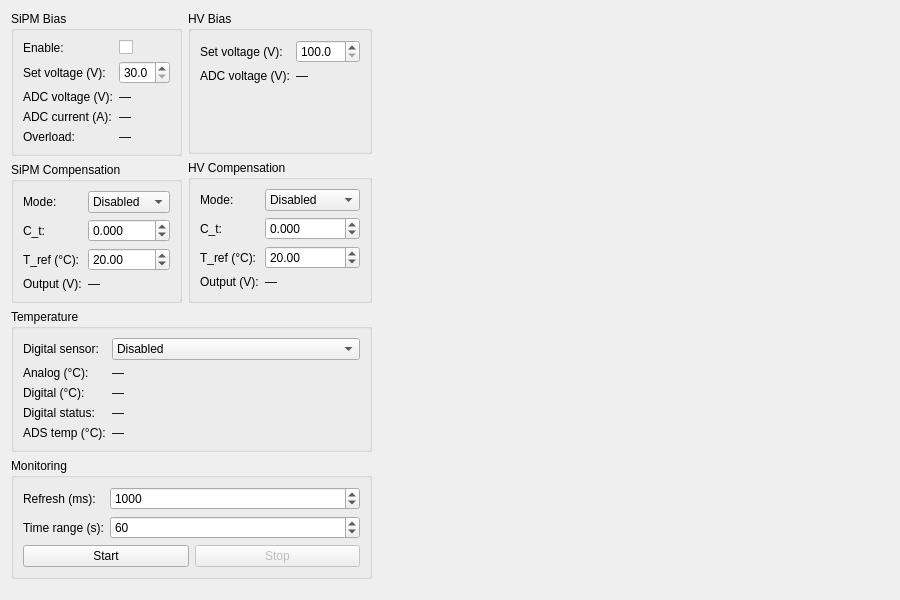
<?xml version="1.0" encoding="UTF-8"?>
<ui version="4.0">
 <class>PSUView</class>
 <widget class="QWidget" name="PSUView">
  <property name="geometry">
   <rect><x>0</x><y>0</y><width>900</width><height>600</height></rect>
  </property>
  <property name="windowTitle">
   <string>Power Supply</string>
  </property>
  <layout class="QHBoxLayout" name="horizontalLayout" stretch="0,1">
   <property name="spacing"><number>6</number></property>

   <!-- ── Left: controls ─────────────────────────────────────── -->
   <item>
    <layout class="QVBoxLayout" name="controlLayout">

     <!-- ── Row of two columns: SiPM | HV ──────────────────── -->
     <item>
      <layout class="QHBoxLayout" name="columnsLayout">
       <property name="spacing"><number>6</number></property>

       <!-- ── SiPM column ──────────────────────────────────── -->
       <item>
        <layout class="QVBoxLayout" name="columnLeft">
         <item>
          <widget class="QGroupBox" name="groupSipm">
           <property name="title"><string>SiPM Bias</string></property>
           <layout class="QFormLayout" name="formSipm">
            <item row="0" column="0">
             <widget class="QLabel" name="labelSipmEnable">
              <property name="text"><string>Enable:</string></property>
             </widget>
            </item>
            <item row="0" column="1">
             <widget class="QCheckBox" name="cbSipmEnable">
              <property name="text"><string/></property>
             </widget>
            </item>
            <item row="1" column="0">
             <widget class="QLabel" name="labelSipmVoltageSet">
              <property name="text"><string>Set voltage (V):</string></property>
             </widget>
            </item>
            <item row="1" column="1">
             <widget class="QDoubleSpinBox" name="spinSipmVoltage">
              <property name="minimum"><double>30.000000000000000</double></property>
              <property name="maximum"><double>70.000000000000000</double></property>
              <property name="singleStep"><double>0.100000000000000</double></property>
              <property name="decimals"><number>1</number></property>
              <property name="value"><double>30.000000000000000</double></property>
             </widget>
            </item>
            <item row="2" column="0">
             <widget class="QLabel" name="labelSipmVoltageKey">
              <property name="text"><string>ADC voltage (V):</string></property>
             </widget>
            </item>
            <item row="2" column="1">
             <widget class="QLabel" name="lblSipmVoltage">
              <property name="text"><string>—</string></property>
             </widget>
            </item>
            <item row="3" column="0">
             <widget class="QLabel" name="labelSipmCurrentKey">
              <property name="text"><string>ADC current (A):</string></property>
             </widget>
            </item>
            <item row="3" column="1">
             <widget class="QLabel" name="lblSipmCurrent">
              <property name="text"><string>—</string></property>
             </widget>
            </item>
            <item row="4" column="0">
             <widget class="QLabel" name="labelSipmOverloadKey">
              <property name="text"><string>Overload:</string></property>
             </widget>
            </item>
            <item row="4" column="1">
             <widget class="QLabel" name="lblSipmOverload">
              <property name="text"><string>—</string></property>
             </widget>
            </item>
           </layout>
          </widget>
         </item>
         <item>
          <widget class="QGroupBox" name="groupSipmCompens">
           <property name="title"><string>SiPM Compensation</string></property>
           <layout class="QFormLayout" name="formSipmCompens">
            <item row="0" column="0">
             <widget class="QLabel" name="labelSipmCompensMode">
              <property name="text"><string>Mode:</string></property>
             </widget>
            </item>
            <item row="0" column="1">
             <widget class="QComboBox" name="comboSipmCompensMode">
              <item><property name="text"><string>Disabled</string></property></item>
              <item><property name="text"><string>Digital</string></property></item>
              <item><property name="text"><string>Analog</string></property></item>
              <item><property name="text"><string>Mode 3</string></property></item>
             </widget>
            </item>
            <item row="1" column="0">
             <widget class="QLabel" name="labelSipmCompensCt">
              <property name="text"><string>C_t:</string></property>
             </widget>
            </item>
            <item row="1" column="1">
             <widget class="QDoubleSpinBox" name="spinSipmCompensCt">
              <property name="minimum"><double>-0.100000000000000</double></property>
              <property name="maximum"><double>0.100000000000000</double></property>
              <property name="singleStep"><double>0.010000000000000</double></property>
              <property name="decimals"><number>3</number></property>
              <property name="value"><double>0.000000000000000</double></property>
             </widget>
            </item>
            <item row="2" column="0">
             <widget class="QLabel" name="labelSipmCompensTref">
              <property name="text"><string>T_ref (°C):</string></property>
             </widget>
            </item>
            <item row="2" column="1">
             <widget class="QDoubleSpinBox" name="spinSipmCompensTref">
              <property name="minimum"><double>0.000000000000000</double></property>
              <property name="maximum"><double>100.000000000000000</double></property>
              <property name="singleStep"><double>0.010000000000000</double></property>
              <property name="decimals"><number>2</number></property>
              <property name="value"><double>20.000000000000000</double></property>
             </widget>
            </item>
            <item row="3" column="0">
             <widget class="QLabel" name="labelSipmCompensOutputKey">
              <property name="text"><string>Output (V):</string></property>
             </widget>
            </item>
            <item row="3" column="1">
             <widget class="QLabel" name="lblSipmCompensOutput">
              <property name="text"><string>—</string></property>
             </widget>
            </item>
           </layout>
          </widget>
         </item>
        </layout>
       </item>

       <!-- ── HV column ────────────────────────────────────── -->
       <item>
        <layout class="QVBoxLayout" name="columnRight">
         <item>
          <widget class="QGroupBox" name="groupHv">
           <property name="title"><string>HV Bias</string></property>
           <layout class="QFormLayout" name="formHv">
            <item row="0" column="0">
             <widget class="QLabel" name="labelHvVoltageSet">
              <property name="text"><string>Set voltage (V):</string></property>
             </widget>
            </item>
            <item row="0" column="1">
             <widget class="QDoubleSpinBox" name="spinHvVoltage">
              <property name="minimum"><double>100.000000000000000</double></property>
              <property name="maximum"><double>1250.000000000000000</double></property>
              <property name="singleStep"><double>0.100000000000000</double></property>
              <property name="decimals"><number>1</number></property>
              <property name="value"><double>100.000000000000000</double></property>
             </widget>
            </item>
            <item row="1" column="0">
             <widget class="QLabel" name="labelHvVoltageKey">
              <property name="text"><string>ADC voltage (V):</string></property>
             </widget>
            </item>
            <item row="1" column="1">
             <widget class="QLabel" name="lblHvVoltage">
              <property name="text"><string>—</string></property>
             </widget>
            </item>
           </layout>
          </widget>
         </item>
         <item>
          <widget class="QGroupBox" name="groupHvCompens">
           <property name="title"><string>HV Compensation</string></property>
           <layout class="QFormLayout" name="formHvCompens">
            <item row="0" column="0">
             <widget class="QLabel" name="labelHvCompensMode">
              <property name="text"><string>Mode:</string></property>
             </widget>
            </item>
            <item row="0" column="1">
             <widget class="QComboBox" name="comboHvCompensMode">
              <item><property name="text"><string>Disabled</string></property></item>
              <item><property name="text"><string>Digital</string></property></item>
              <item><property name="text"><string>Analog</string></property></item>
              <item><property name="text"><string>Mode 3</string></property></item>
             </widget>
            </item>
            <item row="1" column="0">
             <widget class="QLabel" name="labelHvCompensCt">
              <property name="text"><string>C_t:</string></property>
             </widget>
            </item>
            <item row="1" column="1">
             <widget class="QDoubleSpinBox" name="spinHvCompensCt">
              <property name="minimum"><double>-0.100000000000000</double></property>
              <property name="maximum"><double>0.100000000000000</double></property>
              <property name="singleStep"><double>0.010000000000000</double></property>
              <property name="decimals"><number>3</number></property>
              <property name="value"><double>0.000000000000000</double></property>
             </widget>
            </item>
            <item row="2" column="0">
             <widget class="QLabel" name="labelHvCompensTref">
              <property name="text"><string>T_ref (°C):</string></property>
             </widget>
            </item>
            <item row="2" column="1">
             <widget class="QDoubleSpinBox" name="spinHvCompensTref">
              <property name="minimum"><double>0.000000000000000</double></property>
              <property name="maximum"><double>100.000000000000000</double></property>
              <property name="singleStep"><double>0.010000000000000</double></property>
              <property name="decimals"><number>2</number></property>
              <property name="value"><double>20.000000000000000</double></property>
             </widget>
            </item>
            <item row="3" column="0">
             <widget class="QLabel" name="labelHvCompensOutputKey">
              <property name="text"><string>Output (V):</string></property>
             </widget>
            </item>
            <item row="3" column="1">
             <widget class="QLabel" name="lblHvCompensOutput">
              <property name="text"><string>—</string></property>
             </widget>
            </item>
           </layout>
          </widget>
         </item>
        </layout>
       </item>

      </layout>
     </item>

     <!-- ── Temperature (full width below columns) ────────── -->
     <item>
      <widget class="QGroupBox" name="groupTemp">
       <property name="title"><string>Temperature</string></property>
       <layout class="QFormLayout" name="formTemp">
        <item row="0" column="0">
         <widget class="QLabel" name="labelTempDigitalEnable">
          <property name="text"><string>Digital sensor:</string></property>
         </widget>
        </item>
        <item row="0" column="1">
         <widget class="QComboBox" name="comboTempDigitalEnable">
          <item><property name="text"><string>Disabled</string></property></item>
          <item><property name="text"><string>Mode 1</string></property></item>
          <item><property name="text"><string>Mode 2</string></property></item>
         </widget>
        </item>
        <item row="1" column="0">
         <widget class="QLabel" name="labelTempAnalogKey">
          <property name="text"><string>Analog (°C):</string></property>
         </widget>
        </item>
        <item row="1" column="1">
         <widget class="QLabel" name="lblTempAnalog">
          <property name="text"><string>—</string></property>
         </widget>
        </item>
        <item row="2" column="0">
         <widget class="QLabel" name="labelTempDigitalKey">
          <property name="text"><string>Digital (°C):</string></property>
         </widget>
        </item>
        <item row="2" column="1">
         <widget class="QLabel" name="lblTempDigital">
          <property name="text"><string>—</string></property>
         </widget>
        </item>
        <item row="3" column="0">
         <widget class="QLabel" name="labelTempDigitalStatusKey">
          <property name="text"><string>Digital status:</string></property>
         </widget>
        </item>
        <item row="3" column="1">
         <widget class="QLabel" name="lblTempDigitalStatus">
          <property name="text"><string>—</string></property>
         </widget>
        </item>
        <item row="4" column="0">
         <widget class="QLabel" name="labelAdsTempKey">
          <property name="text"><string>ADS temp (°C):</string></property>
         </widget>
        </item>
        <item row="4" column="1">
         <widget class="QLabel" name="lblAdsTemp">
          <property name="text"><string>—</string></property>
         </widget>
        </item>
       </layout>
      </widget>
     </item>

     <!-- ── Monitoring ────────────────────────────────────── -->
     <item>
      <widget class="QGroupBox" name="groupMonitoring">
       <property name="title"><string>Monitoring</string></property>
       <layout class="QFormLayout" name="formMonitoring">
        <item row="0" column="0">
         <widget class="QLabel" name="labelRefreshRate">
          <property name="text"><string>Refresh (ms):</string></property>
         </widget>
        </item>
        <item row="0" column="1">
         <widget class="QSpinBox" name="spinRefreshRate">
          <property name="minimum"><number>100</number></property>
          <property name="maximum"><number>10000</number></property>
          <property name="singleStep"><number>100</number></property>
          <property name="value"><number>1000</number></property>
         </widget>
        </item>
        <item row="1" column="0">
         <widget class="QLabel" name="labelTimeRange">
          <property name="text"><string>Time range (s):</string></property>
         </widget>
        </item>
        <item row="1" column="1">
         <widget class="QSpinBox" name="spinTimeRange">
          <property name="minimum"><number>10</number></property>
          <property name="maximum"><number>3600</number></property>
          <property name="value"><number>60</number></property>
         </widget>
        </item>
        <item row="2" column="0" colspan="2">
         <layout class="QHBoxLayout" name="btnMonitorLayout">
          <item>
           <widget class="QPushButton" name="btnStartMonitor">
            <property name="text"><string>Start</string></property>
           </widget>
          </item>
          <item>
           <widget class="QPushButton" name="btnStopMonitor">
            <property name="enabled"><bool>false</bool></property>
            <property name="text"><string>Stop</string></property>
           </widget>
          </item>
         </layout>
        </item>
       </layout>
      </widget>
     </item>

     <item>
      <spacer name="verticalSpacer">
       <property name="orientation"><enum>Qt::Orientation::Vertical</enum></property>
       <property name="sizeHint" stdset="0">
        <size><width>20</width><height>40</height></size>
       </property>
      </spacer>
     </item>

    </layout>
   </item>

   <!-- ── Right: HV voltage trend plot ───────────────────────── -->
   <item>
    <layout class="QVBoxLayout" name="plotLayout">
     <item>
      <widget class="NLabPlotWidget" name="plotHvVoltage" native="true">
       <property name="minimumSize">
        <size><width>350</width><height>300</height></size>
       </property>
      </widget>
     </item>
    </layout>
   </item>

  </layout>
 </widget>
 <customwidgets>
  <customwidget>
   <class>NLabPlotWidget</class>
   <extends>QWidget</extends>
   <header>nlab.views.plot_viewbox</header>
   <container>1</container>
  </customwidget>
 </customwidgets>
 <resources/>
 <connections/>
</ui>
